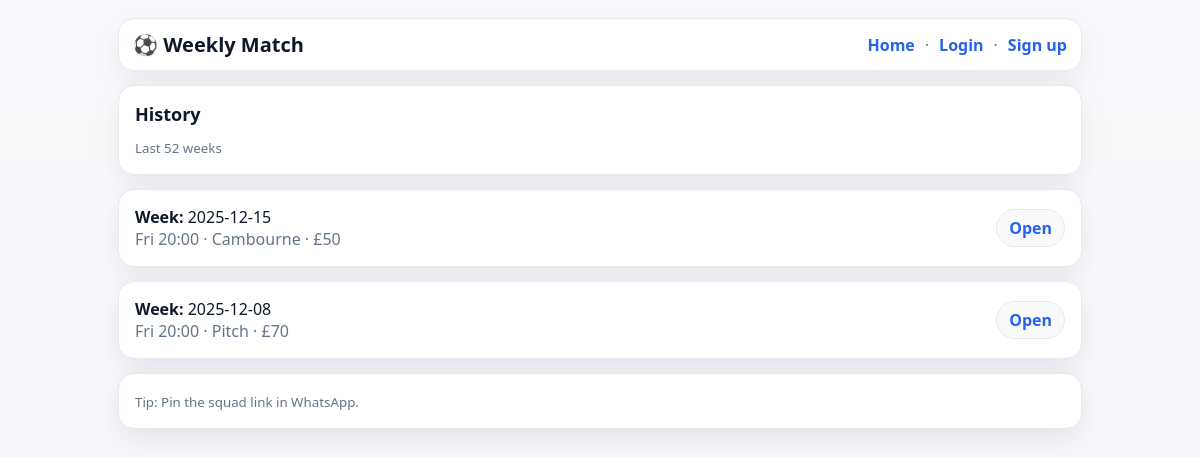
Before: /history with the older database file.
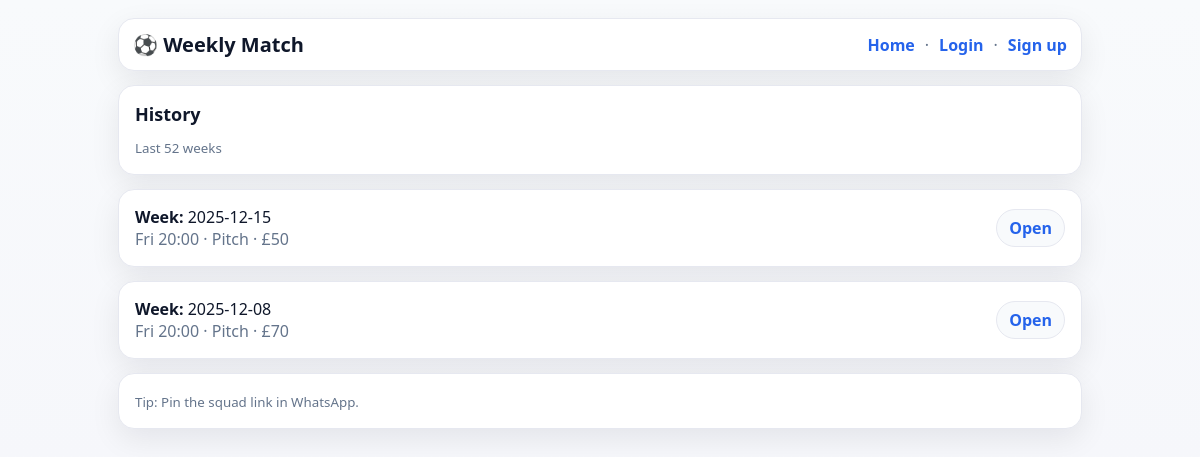
After: the same page with the newer database file.
### db.py (models this page shows)
class Match(Base):
    __tablename__ = "matches"
    id = Column(Integer, primary_key=True)
    schedule_id = Column(Integer, ForeignKey("schedules.id"))
    week_start = Column(String, nullable=False)
    start_time_text = Column(String, default="Fri 20:00")
    location = Column(String, default="Pitch")
    total_cost = Column(Integer, default=70)  # pounds
    is_open = Column(Boolean, default=True)
    created_at = Column(DateTime, default=datetime.utcnow)
    schedule = relationship("Schedule", back_populates="matches")
    signups = relationship("Signup", back_populates="match", cascade="all, delete-orphan")
    __table_args__ = (
        UniqueConstraint("schedule_id", "week_start", name="uq_schedule_week"),
    )

### app.py (the view)
@app.get("/history", response_class=HTMLResponse)
def history(request: Request):
    db = SessionLocal()
    try:
        user = get_current_user(request)
        sched = get_default_schedule(db)
        matches = (
            db.query(Match)
            .filter(Match.schedule_id == sched.id)
            .order_by(Match.week_start.desc())
            .limit(52)
            .all()
        )
        tpl = templates.get_template("history.html")
        return tpl.render(matches=matches, user=user, request_path=request_path(request))
    finally:
        db.close()

### templates/history.html (shortened to what this page needs)
{% extends "base.html" %}
{% block content %}
  <div class="card">
    <div class="h2">History</div>
    <small class="muted">Last 52 weeks</small>
  </div>
  {% for m in matches %}
    <div class="card">
      <div class="split">
        <div>
          <div><b>Week:</b> {{m.week_start}}</div>
          <div class="muted">{{m.start_time_text}} · {{m.location}} · £{{m.total_cost}}</div>
        </div>
        <a class="pill" href="/?week={{m.week_start}}">Open</a>
      </div>
    </div>
  {% endfor %}
{% endblock %}

Changed rows visible on the page:
changed Match (number 1 of 2 on the later page): location "Cambourne" → "Pitch"
